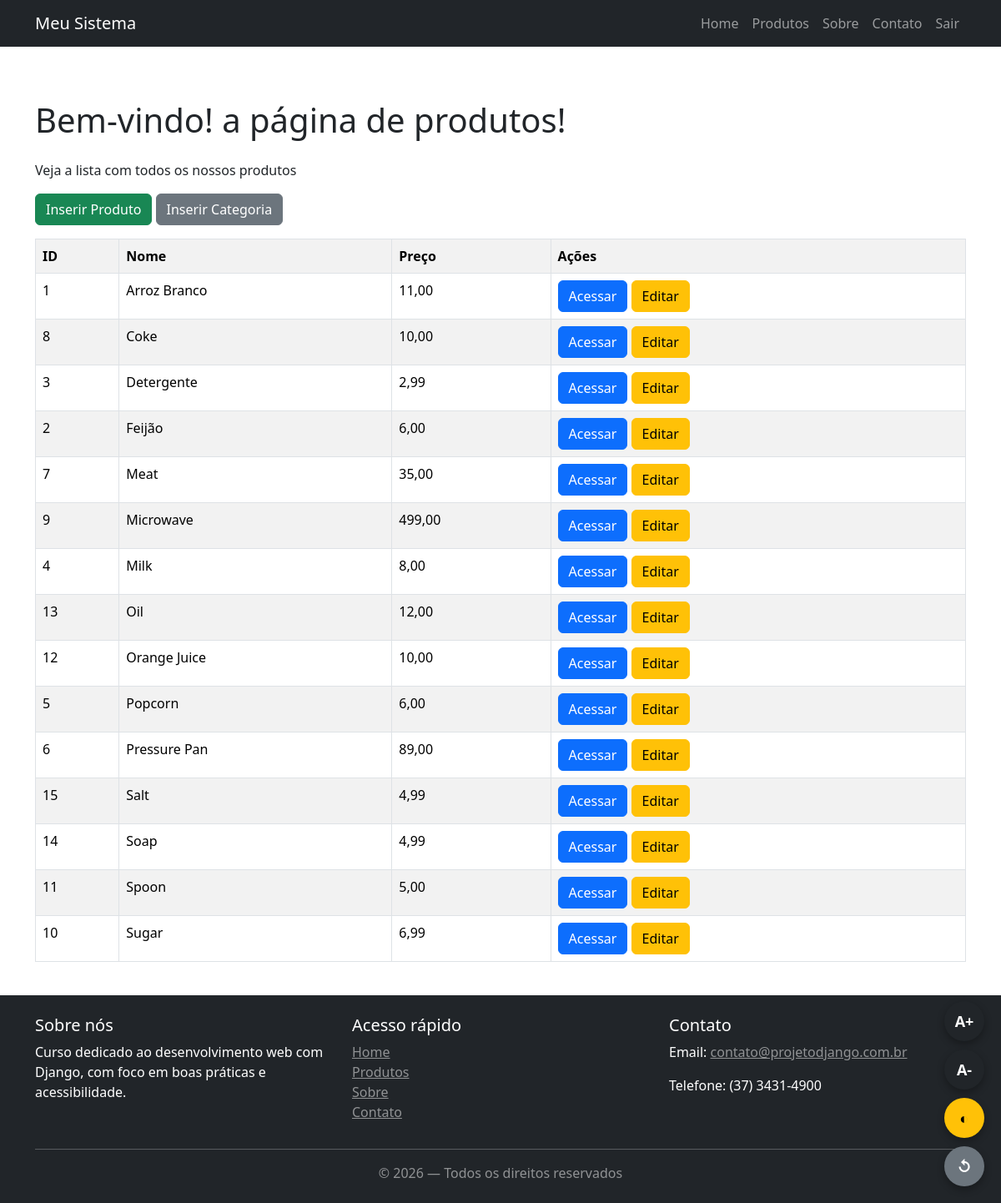
The page /produtos/ (signed in) on the database its author committed.
### produtos/models.py (models this page shows, shortened)
class Produto(models.Model):
    nome = models.CharField(max_length=150)
    preco = models.DecimalField(max_digits=10, decimal_places=2)
    categoria = models.ForeignKey(
        Categoria,
        on_delete=models.CASCADE,
        related_name="produtos"
    )
    class Meta:
        verbose_name = 'Produto'
        verbose_name_plural = 'Produtos'

### produtos/views.py (the view)
# urls.py: path('', views.lista_produtos, name='lista'),
def lista_produtos(request):
    produtos = Produto.objects.all().order_by('nome')
    contexto = {
        'itens': produtos,
    }
    return render(request, 'produtos/lista.html', context=contexto)

### produtos/templates/produtos/lista.html (shortened to what this page needs)
{% extends "../core/base.html" %}
{% block content %}
  <h1 class="mb-4">Bem-vindo! a página de produtos!</h1>
  <p>Veja a lista com todos os nossos produtos</p>
  <a href="{% url 'produtos:inserir_produto' %}" class="btn btn-success mb-3">Inserir Produto</a>
  <a href="{% url 'produtos:inserir_categoria' %}" class="btn btn-secondary mb-3">Inserir Categoria</a>
  {% if itens %}
    <table class="table table-bordered table-striped">
      <tr><th>ID</th><th>Nome</th><th>Preço</th><th>Ações</th></tr>
      {% for item in itens %}
      <tr><td>{{ item.id }}</td><td>{{ item.nome }}</td><td>{{ item.preco }}</td><td>
        <a href="{% url 'produtos:detalhe' item.id %}" class="btn btn-primary">Acessar</a>
        <a href="{% url 'produtos:editar_produto' item.id %}" class="btn btn-warning">Editar</a>
      </td></tr>
      {% endfor %}
    </table>
  {% else %}
    <p><strong>Nenhum produto encontrado</strong></p>
  {% endif %}
  <br />
{% endblock content %}

### core/static/core/css/style.css (style rules this page uses)
html { font-size: 100%; }

### rows shown on the page
Produto: id "1", nome "Arroz Branco", preco "11,00"
Produto: id "8", nome "Coke", preco "10,00"
Produto: id "3", nome "Detergente", preco "2,99"
Produto: id "2", nome "Feijão", preco "6,00"
Produto: id "7", nome "Meat", preco "35,00"
Produto: id "9", nome "Microwave", preco "499,00"
Produto: id "4", nome "Milk", preco "8,00"
Produto: id "13", nome "Oil", preco "12,00"
Produto: id "12", nome "Orange Juice", preco "10,00"
Produto: id "5", nome "Popcorn", preco "6,00"
Produto: id "6", nome "Pressure Pan", preco "89,00"
Produto: id "15", nome "Salt", preco "4,99"
Produto: id "14", nome "Soap", preco "4,99"
Produto: id "11", nome "Spoon", preco "5,00"
Produto: id "10", nome "Sugar", preco "6,99"
